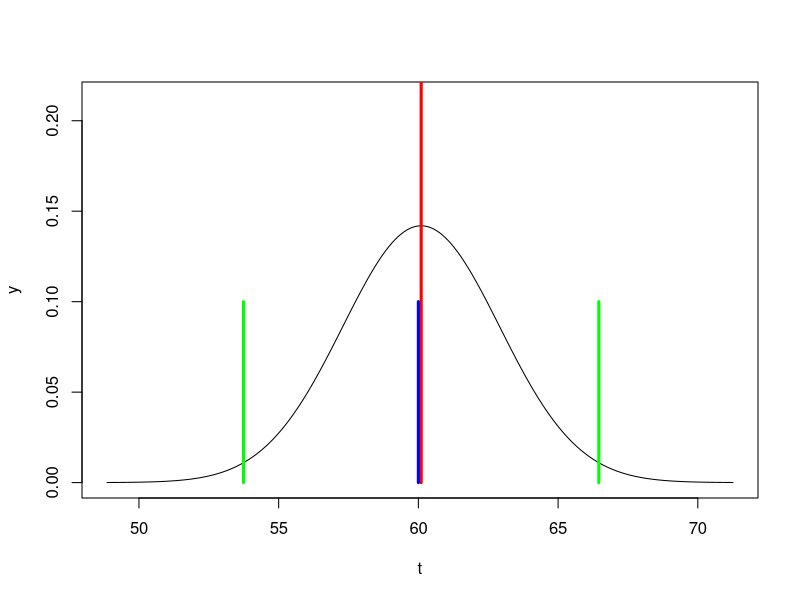

Generate this figure with R:
rm(list=ls())

m1 = 57
sd1 = 7
np = 10

x <- round(rnorm(np, mean=m1, sd=sd1))

mm = mean(x)
sd1 = sd(x)
ee = sd1/sqrt(np)

t <- seq(mm - 4*ee, mm + 4*ee,.1)
y <- dnorm(t, mean=mm, sd=ee)

ma = max(y)
cat('ma: ', ma, '\n')

plot(t, y, type='l', ylim=c(0, ma + ma/2))

points(c(mm, mm), c(0, .5), type='l', col='red', lwd=3)

alfa = .05
q = qt(1-alfa/2, np-1)

print(x)

ee = sd(x)/sqrt(np)

q1 = mm - q * ee
q2 = mm + q * ee

cat(' intervalo de confianza:[ ', q1, ' , ',  q2, ']')

mup = 60

points(c(mup, mup), c(0, .1), type='l', col='blue', lwd=3)

print(q1)

points(c(q1, q1), c(0, .1), type='l', col='green', lwd=3)

points(c(q2, q2), c(0, .1), type='l', col='green', lwd=3)

res <- t.test(x, mu=mup)

print(res)

print(names(res))

estadistica = (mm - mup)/ee

cat('estadistica= ', estadistica, '\n')
cat('p-value    = ', 2*pt(estadistica, np-1), '\n')



